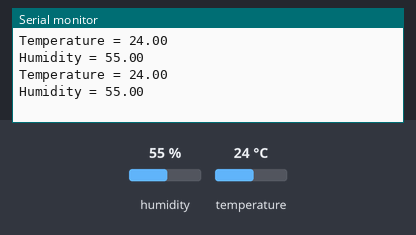
This sketch was run on a simulated Arduino Mega 2560, built with avr-gcc and run on an emulated ATmega2560. Parts: the last lines printed to the serial monitor. Wiring (inferred from the names in the program): DHT11 sensor: data pin 23. The inputs (shaded band) are chosen by the test bench; at power-on: humidity 55 %, temperature 24 °C.

Above: at 2.8 s.
2.9 s: humidity set to 22 %
At 3.7 s:
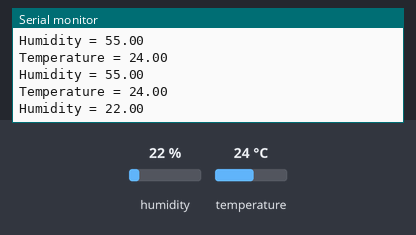
4.4 s: temperature set to 12 °C
At 5.7 s:
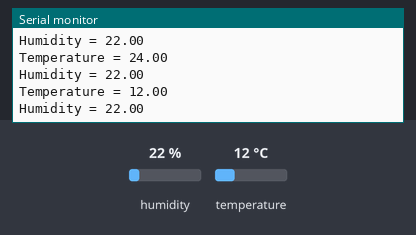
5.9 s: humidity set to 40 %
At 7.0 s:
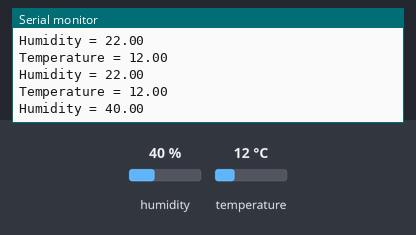
Timing chart, 0 to 8.9 s (numbered marks = the images above; inputs shaded):
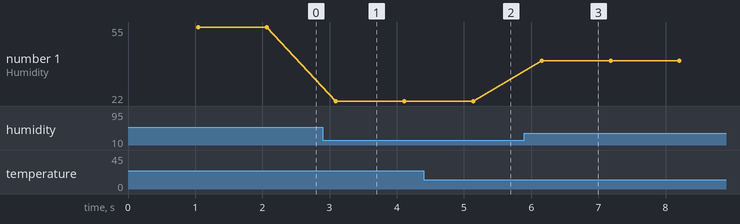

The sketch:

temperature_test.ino
```cpp
#include "dht.h"

dht* m_dht;
long tlastRead;

#define DHT11_PIN 23

void setup(){
  Serial.begin(9600);
  m_dht = new dht();
  tlastRead = micros();
}

void loop(){
  if (micros() > tlastRead + 1E6) {
    int chk = m_dht->read11(DHT11_PIN);
    Serial.print("Temperature = ");
    Serial.println(m_dht->temperature);
    Serial.print("Humidity = ");
    Serial.println(m_dht->humidity);
    tlastRead = micros();
  }

}
```

dht.cpp
```cpp
//
//    FILE: dht.cpp
//  AUTHOR: Rob Tillaart
// VERSION: 0.1.14
// PURPOSE: DHT Temperature & Humidity Sensor library for Arduino
//     URL: http://arduino.cc/playground/Main/DHTLib
//
// HISTORY:
// 0.1.14 replace digital read with faster (~3x) code => more robust low MHz machines.
// 0.1.13 fix negative temperature
// 0.1.12 support DHT33 and DHT44 initial version
// 0.1.11 renamed DHTLIB_TIMEOUT
// 0.1.10 optimized faster WAKEUP + TIMEOUT
// 0.1.09 optimize size: timeout check + use of mask
// 0.1.08 added formula for timeout based upon clockspeed
// 0.1.07 added support for DHT21
// 0.1.06 minimize footprint (2012-12-27)
// 0.1.05 fixed negative temperature bug (thanks to Roseman)
// 0.1.04 improved readability of code using DHTLIB_OK in code
// 0.1.03 added error values for temp and humidity when read failed
// 0.1.02 added error codes
// 0.1.01 added support for Arduino 1.0, fixed typos (31/12/2011)
// 0.1.00 by Rob Tillaart (01/04/2011)
//
// inspired by DHT11 library
//
// Released to the public domain
//

#include "dht.h"

/////////////////////////////////////////////////////
//
// PUBLIC
//

// return values:
// DHTLIB_OK
// DHTLIB_ERROR_CHECKSUM
// DHTLIB_ERROR_TIMEOUT
int dht::read11(uint8_t pin)
{
    // READ VALUES
    int rv = _readSensor(pin, DHTLIB_DHT11_WAKEUP);
    if (rv != DHTLIB_OK)
    {
        humidity    = DHTLIB_INVALID_VALUE; // invalid value, or is NaN prefered?
        temperature = DHTLIB_INVALID_VALUE; // invalid value
        return rv;
    }

    // CONVERT AND STORE
    humidity    = bits[0];  // bits[1] == 0;
    temperature = bits[2];  // bits[3] == 0;

    // TEST CHECKSUM
    // bits[1] && bits[3] both 0
    uint8_t sum = bits[0] + bits[2];
    if (bits[4] != sum) return DHTLIB_ERROR_CHECKSUM;

    return DHTLIB_OK;
}


// return values:
// DHTLIB_OK
// DHTLIB_ERROR_CHECKSUM
// DHTLIB_ERROR_TIMEOUT
int dht::read(uint8_t pin)
{
    // READ VALUES
    int rv = _readSensor(pin, DHTLIB_DHT_WAKEUP);
    if (rv != DHTLIB_OK)
    {
        humidity    = DHTLIB_INVALID_VALUE;  // invalid value, or is NaN prefered?
        temperature = DHTLIB_INVALID_VALUE;  // invalid value
        return rv; // propagate error value
    }

    // CONVERT AND STORE
    humidity = word(bits[0], bits[1]) * 0.1;
    temperature = word(bits[2] & 0x7F, bits[3]) * 0.1;
    if (bits[2] & 0x80)  // negative temperature
    {
        temperature = -temperature;
    }

    // TEST CHECKSUM
    uint8_t sum = bits[0] + bits[1] + bits[2] + bits[3];
    if (bits[4] != sum)
    {
        return DHTLIB_ERROR_CHECKSUM;
    }
    return DHTLIB_OK;
}

/////////////////////////////////////////////////////
//
// PRIVATE
//

// return values:
// DHTLIB_OK
// DHTLIB_ERROR_TIMEOUT
int dht::_readSensor(uint8_t pin, uint8_t wakeupDelay)
{
    // INIT BUFFERVAR TO RECEIVE DATA
    uint8_t mask = 128;
    uint8_t idx = 0;

    // replace digitalRead() with Direct Port Reads.
    // reduces footprint ~100 bytes => portability issue?
    // direct port read is about 3x faster
	uint8_t bit = digitalPinToBitMask(pin);
	uint8_t port = digitalPinToPort(pin);
    volatile uint8_t *PIR = portInputRegister(port);

    // EMPTY BUFFER
    for (uint8_t i = 0; i < 5; i++) bits[i] = 0;

    // REQUEST SAMPLE
    pinMode(pin, OUTPUT);
    digitalWrite(pin, LOW); // T-be
    delay(wakeupDelay);
    digitalWrite(pin, HIGH);   // T-go
    delayMicroseconds(40);
    pinMode(pin, INPUT);

    // GET ACKNOWLEDGE or TIMEOUT
    uint16_t loopCntLOW = DHTLIB_TIMEOUT;
    while ((*PIR & bit) == LOW )  // T-rel
    {
        if (--loopCntLOW == 0) return DHTLIB_ERROR_TIMEOUT;
    }

    uint16_t loopCntHIGH = DHTLIB_TIMEOUT;
    while ((*PIR & bit) != LOW )  // T-reh
    {
        if (--loopCntHIGH == 0) return DHTLIB_ERROR_TIMEOUT;
    }

    // READ THE OUTPUT - 40 BITS => 5 BYTES
    for (uint8_t i = 40; i != 0; i--)
    {
        loopCntLOW = DHTLIB_TIMEOUT;
        while ((*PIR & bit) == LOW )
        {
            if (--loopCntLOW == 0) return DHTLIB_ERROR_TIMEOUT;
        }

        uint32_t t = micros();

        loopCntHIGH = DHTLIB_TIMEOUT;
        while ((*PIR & bit) != LOW )
        {
            if (--loopCntHIGH == 0) return DHTLIB_ERROR_TIMEOUT;
        }

        if ((micros() - t) > 40)
        {
            bits[idx] |= mask;
        }
        mask >>= 1;
        if (mask == 0)   // next byte?
        {
            mask = 128;
            idx++;
        }
    }
    pinMode(pin, OUTPUT);
    digitalWrite(pin, HIGH);

    return DHTLIB_OK;
}
//
// END OF FILE
//
```

dht.h
```cpp
//
//    FILE: dht.h
//  AUTHOR: Rob Tillaart
// VERSION: 0.1.14
// PURPOSE: DHT Temperature & Humidity Sensor library for Arduino
//     URL: http://arduino.cc/playground/Main/DHTLib
//
// HISTORY:
// see dht.cpp file
//

#ifndef dht_h
#define dht_h

#if ARDUINO < 100
#include <WProgram.h>
#else
#include <Arduino.h>
#endif

#define DHT_LIB_VERSION "0.1.14"

#define DHTLIB_OK                0
#define DHTLIB_ERROR_CHECKSUM   -1
#define DHTLIB_ERROR_TIMEOUT    -2
#define DHTLIB_INVALID_VALUE    -999

#define DHTLIB_DHT11_WAKEUP     18
#define DHTLIB_DHT_WAKEUP       1

// max timeout is 100 usec.
// For a 16 Mhz proc 100 usec is 1600 clock cycles
// loops using DHTLIB_TIMEOUT use at least 4 clock cycli
// so 100 us takes max 400 loops
// so by dividing F_CPU by 40000 we "fail" as fast as possible
#define DHTLIB_TIMEOUT (F_CPU/40000)

class dht
{
public:
    // return values:
    // DHTLIB_OK
    // DHTLIB_ERROR_CHECKSUM
    // DHTLIB_ERROR_TIMEOUT
    int read11(uint8_t pin);
    int read(uint8_t pin);

    inline int read21(uint8_t pin) { return read(pin); };
    inline int read22(uint8_t pin) { return read(pin); };
    inline int read33(uint8_t pin) { return read(pin); };
    inline int read44(uint8_t pin) { return read(pin); };

    double humidity;
    double temperature;

private:
    uint8_t bits[5];  // buffer to receive data
    int _readSensor(uint8_t pin, uint8_t wakeupDelay);
};
#endif
//
// END OF FILE
//
```

Measured:
- after the input at 2.9 s, the serial monitor: prints a new line after 0.19 s (image 1)
- after the input at 4.4 s, the serial monitor: prints a new line after 0.71 s (image 2)
- after the input at 5.9 s, the serial monitor: prints a new line after 0.26 s (image 3)
- plotted number 1: 55 → 22 after the input at 2.9 s, 22 → 40 after the input at 5.9 s
